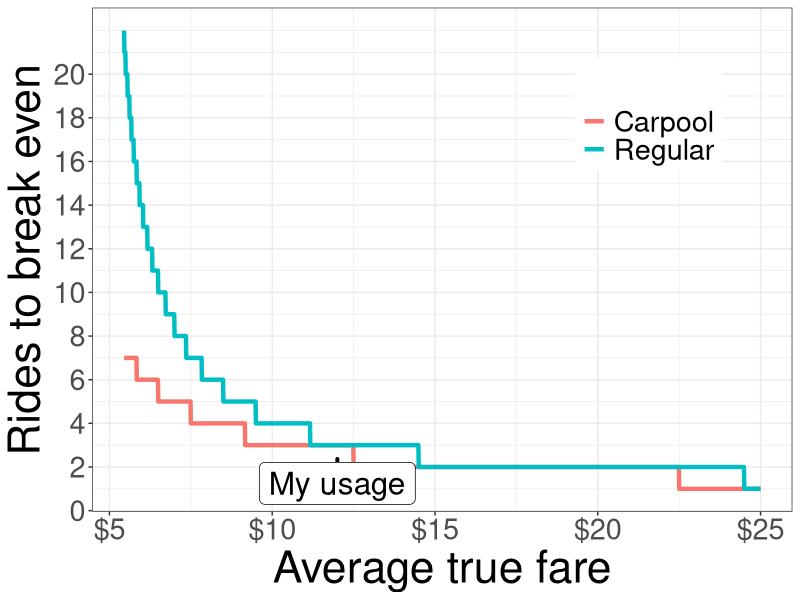

The R source for this figure:
## ---- chunk 1
knitr::opts_chunk$set(echo = TRUE)
knitr::opts_chunk$set(fig.path='{{ site.url }}/images/share-value-')
## ---- chunk 2

library(tidyverse)
theme_set(theme_bw() + theme(legend.position = "top"))

reduce_fare = data_frame(
  service = c("Regular", "Carpool"),
  reduce_fare = c(4.5, 2.5)
)

average_fare_data = crossing( #like grid.extra
  service = c("Regular", "Carpool"),
  average_fares = seq(5.45, 25, by = 0.01)
  ) %>% 
  left_join(reduce_fare, by = "service") %>%
  mutate(
    optimal_ride = ceiling(20/(average_fares - reduce_fare)) # ceil since we can't take partial rides
  )

ggplot(data = average_fare_data, aes(x = average_fares, y = optimal_ride, colour = service)) +
  geom_line(size = 1.5) +
  scale_y_continuous("Rides to break even", breaks = seq(0, 20, by = 2)) +
  scale_x_continuous("Average true fare", labels = scales::dollar) +
  annotate("point", x = 12, y = 2, size = 2.5, shape = 3, stroke = 2) + # my information
  annotate("label", x= 12, y = 1.25, label = "My usage", size = 8) +
  scale_color_discrete("") +
  theme(
    text = element_text(size = 26),
    axis.title = element_text(size = 32),
    legend.position = c(0.9,0.9),
    legend.justification = c(1,1)
    )

